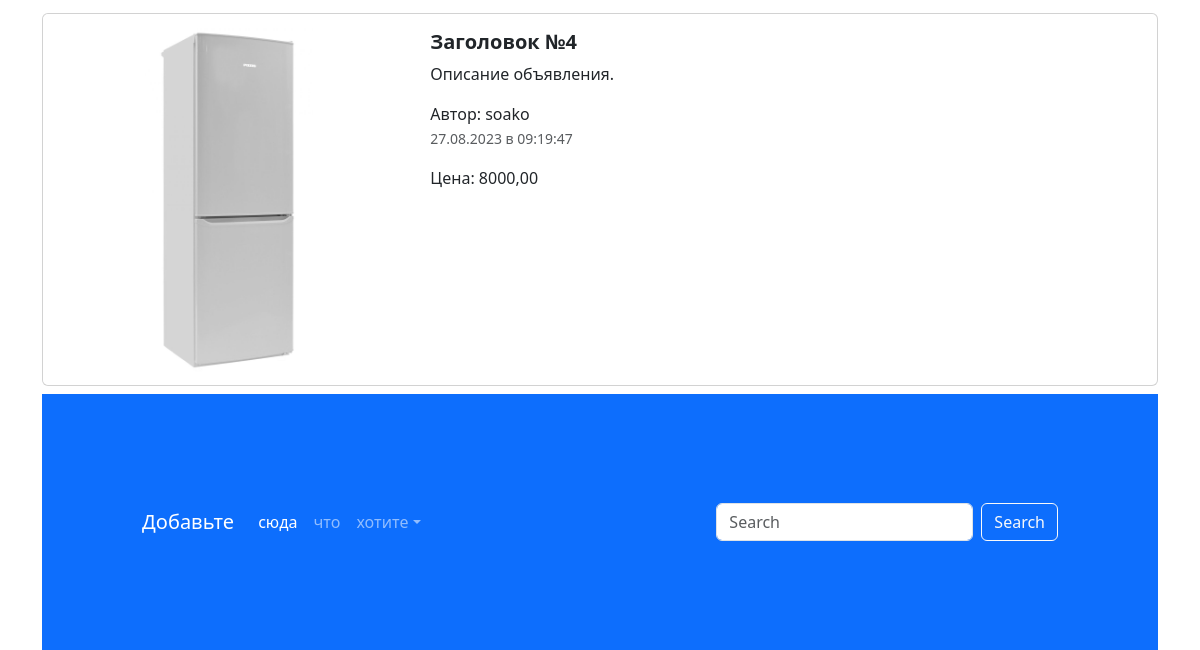
Before: / (lower part) with the older database file.
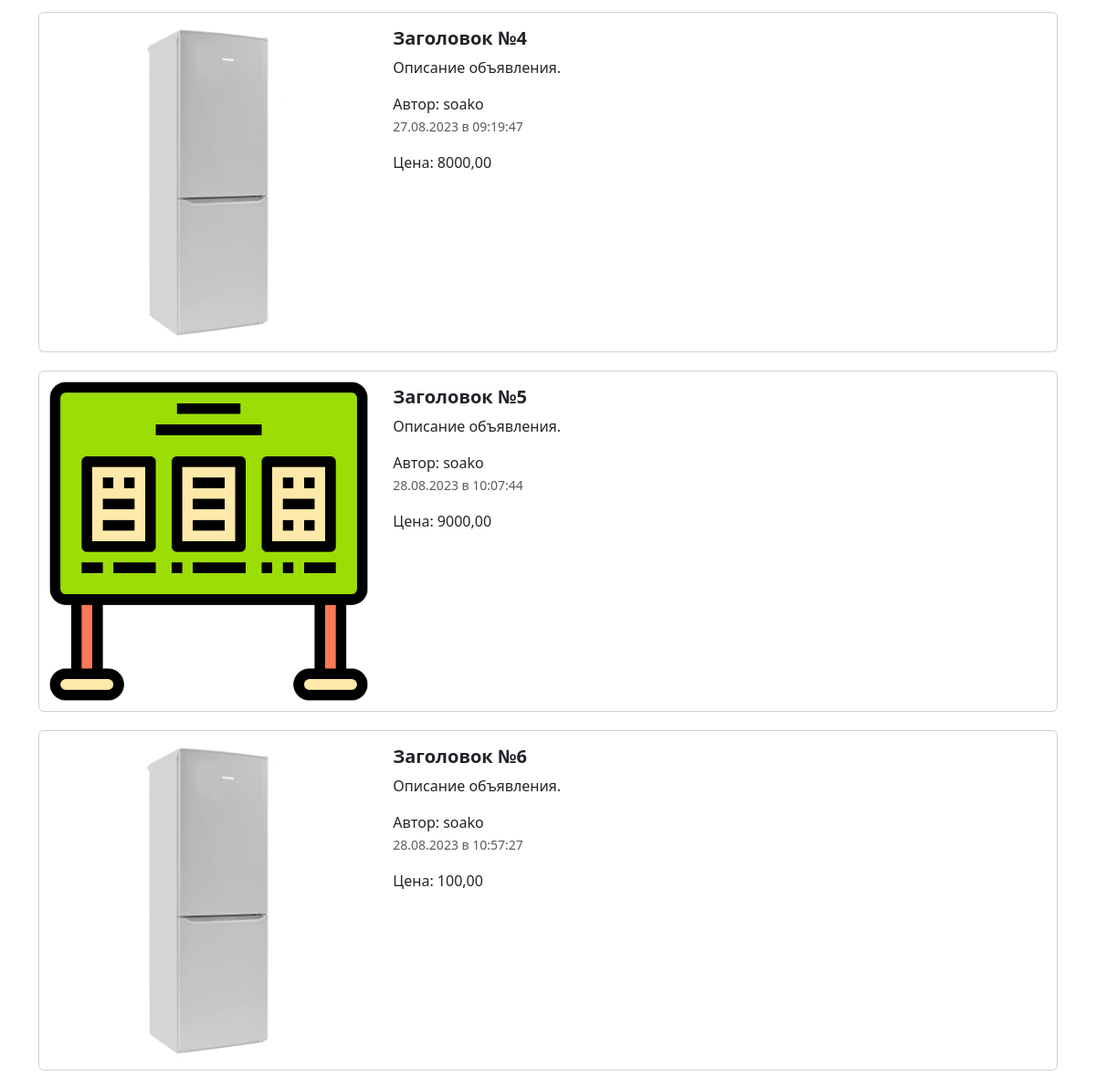
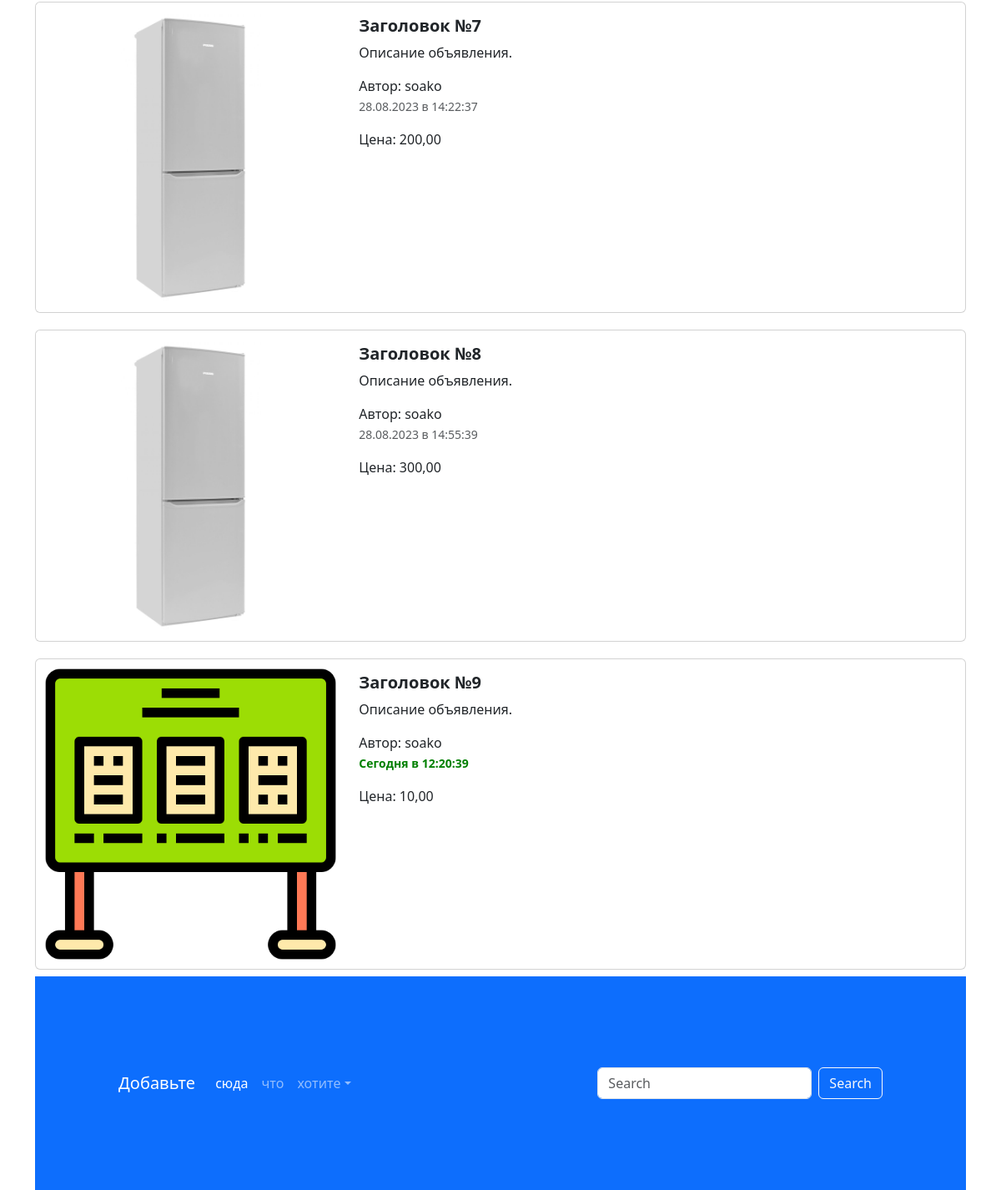
After: the same page with the newer database file (2 pictures, top to bottom).
### app_advertisment/models.py (models this page shows, shortened)
class Advertisment( models.Model ):
    title = models.CharField( 'Название', max_length = 100 )
    description = models.TextField( 'Описание' )
    price = models.DecimalField( 'Цена', max_digits = 10, decimal_places = 2 )
    auction = models.BooleanField( 'Торг', help_text = 'Отметьте, если торг уместен.' )
    created_at = models.DateTimeField( auto_now_add = True )
    updated_at = models.DateTimeField( auto_now_add = True )
    user = models.ForeignKey( User, verbose_name = 'Пользователь', on_delete = models.CASCADE )
    image = models.ImageField( 'Изображение', upload_to = 'advertisment/', null = True, blank = True )
    class Meta:
        db_table = 'advertisements'
    @admin.display( description = 'Дата создания' )
    def created_date( self ):
        if self.created_at.date( ) == timezone.now( ).date( ):
            created_time = self.created_at.time( ).strftime( '%H:%M:%S' )
            return format_html(
                '<span style = " color: green; font-weight: bold " > Сегодня в {} </span>', created_time
            )
        else:
            return self.created_at.strftime( '%d.%m.%Y в %H:%M:%S' )

### app_advertisment/views.py (the view)
# urls.py: path( '', index, name = 'main_page' ),
def index( request ):
    advertisments = Advertisment.objects.all( )
    context = { 'advertisments' : advertisments }
    return render( request, 'index.html', context )

### templates/index.html (shortened to what this page needs)
{% extends 'base.html' %}
{% load static %}
{% block content %}
<div class="container">
  {% for adv in advertisments %}
  <div class="col">
    <div class="card mb-2" style="max-width: 1200px; margin-top: 20px;">
      <div class="row g-0">
        <div class="col-md-4">
          <a href="advertisement.html" class="nav-link">
            <img src="
            {% if adv.image %}
            {{ adv.image.url }}
            {% else %}
            {% static 'img/picture.png' %}
            {% endif %}"
            class="img-fluid rounded-start" alt="Card title">
          </a>
        </div>
        <div class="col-md-8">
          <div class="card-body">
            <h5 class="card-title">
              <a href="advertisement.html" class="nav-link"><strong>{{ adv.title }}</strong></a>
            </h5>
            <a href="advertisement.html" class="nav-link">
              <p class="card-text">
                {{ adv.description }}
              </p>
              <span>Автор: {{ adv.user }}</span>
              <p class="card-text"><small class="text-muted">{{ adv.created_date }}</small></p>
              <span> Цена: {{ adv.price }} </span>
            </a>
          </div>
        </div>
      </div>
    </div>
  {% endfor %}
<footer style="padding: 100px;" class="bg-primary">
  <nav class="navbar navbar-expand-sm navbar-dark">
    <a class="navbar-brand" href="#">Добавьте</a>
    <div class="collapse navbar-collapse" id="collapsibleNavId">
      <ul class="navbar-nav me-auto mt-2 mt-lg-0">
        <li class="nav-item">
          <a class="nav-link active" href="#" aria-current="page">сюда</a>
        </li>
        <li class="nav-item">
          <a class="nav-link" href="#">что</a>
        </li>
        <li class="nav-item dropdown">
          <a class="nav-link dropdown-toggle" href="#" id="dropdownId" data-bs-toggle="dropdown" aria-haspopup="true"
             aria-expanded="false">хотите</a>
        </li>
      </ul>
      <form class="d-flex my-2 my-lg-0">
        <input class="form-control me-sm-2" type="text" placeholder="Search">
        <button class="btn btn-outline-light my-2 my-sm-0" type="submit">Search</button>
      </form>
    </div>
  </nav>
</footer>
{% endblock %}

### templates/base.html (shortened to what this page needs)
{% load static %}
<!DOCTYPE html>
<html lang="en">
<head>
  <link href="{% static 'css/bootstrap.min.css' %}" rel="stylesheet">
  <link rel="stylesheet" href="{% static 'css/fontello.css' %}">
</head>
<body> {% block content %}{% endblock %}
    {% block scripts %} <script src="{% static 'js/bootstrap.bundle.min.js' %}"></script> {% endblock %} </body>
</html>

Changed rows visible on the page:
added Advertisment: title "Заголовок №5", description "Описание объявления.", user "soako", created_date "28.08.2023 в 10:07:44", price "9000,00"
added Advertisment: image (picture), title "Заголовок №6", description "Описание объявления.", user "soako", created_date "28.08.2023 в 10:57:27", price "100,00"
added Advertisment: image (picture), title "Заголовок №7", description "Описание объявления.", user "soako", created_date "28.08.2023 в 14:22:37", price "200,00"
added Advertisment: image (picture), title "Заголовок №8", description "Описание объявления.", user "soako", created_date "28.08.2023 в 14:55:39", price "300,00"
added Advertisment: title "Заголовок №9", description "Описание объявления.", user "soako", created_date "Сегодня в 12:20:39", price "10,00"
